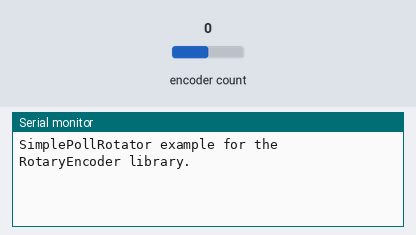
This sketch was run on a simulated Arduino Uno, built with avr-gcc and run on an emulated ATmega328P. Shown: the last lines printed to the serial monitor. The inputs (shaded band) are chosen by the test bench; at power-on: encoder count 0.

Above: at 1.2 s.
1.3 s: encoder count set to 1
At 2.3 s:
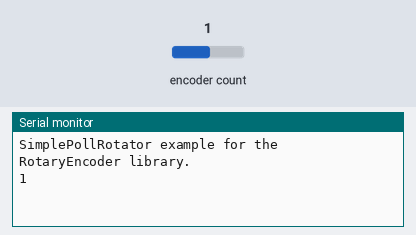
2.8 s: encoder count set to 2
At 3.4 s:
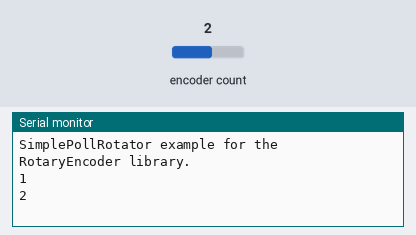

Measured:
- after the input at 1.3 s, the serial monitor: prints a new line at once (image 1)
- after the input at 2.8 s, the serial monitor: prints a new line at once (image 2)

The sketch:

SimplePollRotator.ino
```cpp
// (licence header left out)
// This example checks the state of the rotary encoder in the loop() function.
// The current position is printed on output when changed.

// Hardware setup:
// Attach a rotary encoder with output pins to A2 and A3.
// The common contact should be attached to ground.

#include <RotaryEncoder.h>

// Setup a RoraryEncoder for pins A2 and A3:
RotaryEncoder encoder(2, 3);

void setup()
{
  Serial.begin(9600);
  Serial.println("SimplePollRotator example for the RotaryEncoder library.");
} // setup()


// Read the current position of the encoder and print out when changed.
void loop()
{
  static int pos = 0;
  encoder.tick();

  int newPos = encoder.getPosition();
  if (pos != newPos) {
    Serial.print(newPos);
    Serial.println();
    pos = newPos;
  } // if
} // loop ()

// The End
```
